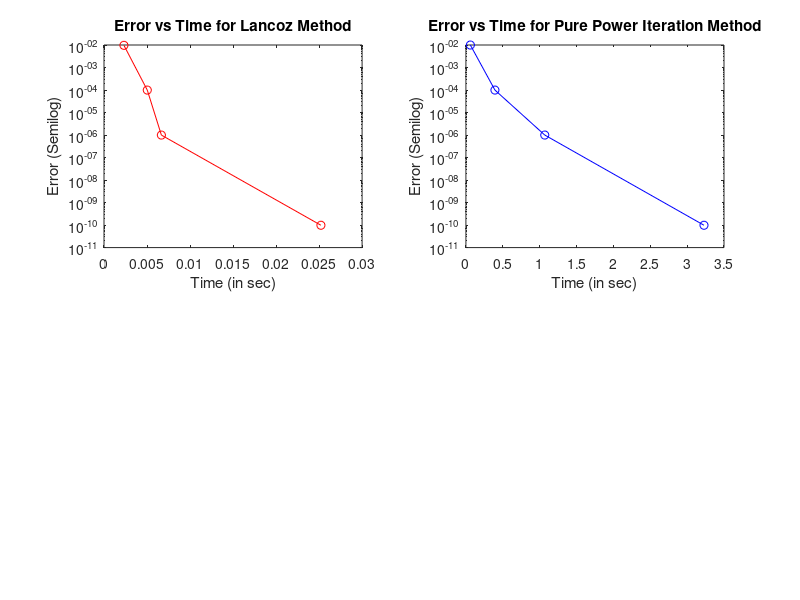

Here is the MATLAB script that generated this plot: (Note: this script raises an error after producing the figure.)
 %% Plot for Error v/s Time (Hard Coded from data collected)
 % If Pure iteration is needed uncomment the third section
 % If convergence is needed uncomment the fig 1 and 2 respectively
 
 clear; close all; clc; 
 tlan = [0.002316 ,0.005030 ,0.006669 ,0.025214];
 tpure = [0.060369, 0.393546, 1.069396 ,3.228686];
 
 e1 = [0.009672274087279,9.944619523594156*10^-05,9.970844985218719*10^-07,9.82254277914763*10^-11];
 e2 = [0.009961754039978,9.953436347132083*10^-05,9.993927960749716*10^-07,9.822542779147625*10^-11];
 
 subplot(2,2,1);
 semilogy(tlan,e1,'-o r');
 title('Error vs Time for Lancoz Method');
 xlabel('Time (in sec)'); ylabel('Error (Semilog)');
 
 subplot(2,2,2);
 semilogy(tpure,e2, '-o b');
 title('Error vs Time for Pure Power Iteration Method');
 xlabel('Time (in sec)'); ylabel('Error (Semilog)');

%%
% Implementing the Lancozs Method
% Run the first section if only Lanczos method is needed, if full run is
% performed both the Lancozs and Pure power methdods are executed and plotted

N_Iter=5000; %Number of Power Iterations
m = 100;   %Number of Krylov Spaces  
tol = 10^-10; %Tolerance

fprintf('Lanczos Method : ');
%Reading the Matrix in .mtx format and converting into CSR
[A,rows,cols,entries,~,~,~] = mmread('s3rmt3m3.mtx');

values=zeros(1,entries);colid=zeros(1,entries);
ref=0;rowptr(1)=1;
for i=1:rows
       for j=1:i
            if (A(i,j)~=0)
                ref=ref+1;
                values(ref)= A(i,j);  
                colid(ref)=j;
            end
        end
    rowptr(i+1) = ref+1;  
end

% Lanczos Method

v = zeros(rows,m+2); beta_temp = zeros(m+1,1); alpha = zeros(m,1);

for i = 1:rows
    v(i,2) = 1/sqrt(rows); %initialization
end

for j = 2:m+1
    
    w = mat_vect_prod3(values,colid,rowptr,rows,v(:,j)) - beta_temp(j-1,1)*v(:,j-1);
    alpha(j-1,1) = v(:,j)' * w;
    w = w - (alpha(j-1,1) * v(:,j));
    beta_temp(j,1) = norm(w,2);
    v(:,j+1) = w/beta_temp(j,1);
    
end

beta =  zeros(m-1,1);
for i = 1:size(beta_temp,1)-2
    beta(i,1) = beta_temp(i+1,1);
end

values = zeros(m+(m-1)*2,1); colid = zeros(m+(m-1)*2,1);
rowptr = zeros(m+1,1);
adder=0;
for i = 1:m-1
        values(adder+1) = alpha(i);
        colid(adder+1) = i;
        values(adder+2) = beta(i);
        colid(adder+2) = i+1;
        values(adder+3) = beta(i);
        colid(adder+3) = i;
        adder = adder+3;
end

values(m+(m-1)*2) = alpha(m);
colid(m+(m-1)*2) = m;
  
adder = 3;
rowptr(1,1)=1;
for i=2:m
   rowptr(i) = adder;
   adder = adder+3;
end
rowptr(m+1,1) = rowptr(m,1)+2;

%Power Iteration with reduced size
rows=m;
q = ones(rows,1)*1/sqrt(rows); tq = zeros(1,rows); lamda_old=0; diff = zeros(N_Iter,1); last = N_Iter;

tic
q = mat_vect_prod2(values,colid,rowptr,rows,q);temp1 = q/norm(q,2);
for i=1:N_Iter
    q = temp1;
    temp = mat_vect_prod2(values,colid,rowptr,rows,temp1);
    temp1 = temp/norm(temp,2);
    
    %transpose
    for p = 1:rows
        tq(1,p) =  q(p,1);
    end
    
    % q^T*A*q
    lamda = tq*temp;
    diff(i) = abs(lamda-lamda_old);
     
    if (diff(i)/diff(1)) < tol
        last = i;
        break;
    end
    lamda_old = lamda;
end
 toc
 formatSpec = 'The Approximate largest Eigan Value with Lanczos Iteration is %f\n';
 fprintf(formatSpec,lamda)
 
 error = diff(last);
 
 formatSpec2 = 'The Error with Lanzcos Iteration is %.15f\n';
 fprintf(formatSpec2,error)
 
%  figure(1)
%  semilogy(diff);
%  title('Convergence Plot for Lanczos Power Iteration');
%  xlabel('Iteration index'); ylabel('|\lambda^{k} - \lambda^{k-1}|');
%  
  %% Pure Power Iteration Method for full matrix
% %close all; clear; clc 
% %N_Iter=5000;          %uncomment only when running this section alone
% %tol = 10^-8;              %tolerance for pure power iteration 
% fprintf('Full Matrix Pure Power Iteration : ');
% 
% % Pure Power Iteration
% %Reading the Matrix in .mtx format and converting into CSR
% [A,rows,cols,entries,~,~,~] = mmread('s3rmt3m3.mtx');
% 
% 
% values=zeros(1,entries);colid=zeros(1,entries);
% ref=0;rowptr(1)=1;
% for i=1:rows
%     for j=1:i
%        if (A(i,j)~=0)
%           ref=ref+1;
%           values(ref)= A(i,j);  
%           colid(ref)=j;
%        end
%     end
%     rowptr(i+1) = ref+1;  
%  end
%   
% %Implementing the Power Iteration Method
% tic
% q = ones(rows,1)*1/sqrt(rows); tq = zeros(1,rows); lamda_old=0; diff = zeros(N_Iter,1);
% 
% q = mat_vect_prod3(values,colid,rowptr,rows,q);temp1 = q/norm(q,2); last = N_Iter;
% for i=1:N_Iter
%     q = temp1;
%     temp = mat_vect_prod3(values,colid,rowptr,rows,temp1);
%     temp1 = temp/norm(temp,2);
%     
%     %transpose
%     for p = 1:rows
%         tq(1,p) =  q(p,1);
%     end
%     
%     % q^T*A*q
%     lamda = tq*temp;
%     diff(i) = abs(lamda-lamda_old);
%      
%     if (diff(i)/diff(1)) < tol
%         last = i;
%         break;
%     end
%     lamda_old = lamda;
% end
%  toc
%  formatSpec = 'The Approximate largest Eigan Value with Pure Power Iteration is %f\n';
%  fprintf(formatSpec,lamda)
%  
%  error2 = diff(last);
%  
%  formatSpec2 = 'The Error with Pure Power Iteration is %.15f\n';
%  fprintf(formatSpec2,error2)
%  
% %  figure(2)
% %  semilogy(diff);
% %  title('Convergence Plot for Pure Power Iteration');
% %  xlabel('Iteration index'); ylabel('|\lambda^{k} - \lambda^{k-1}|');
 


 
 
 
 
 
 
 
 
 